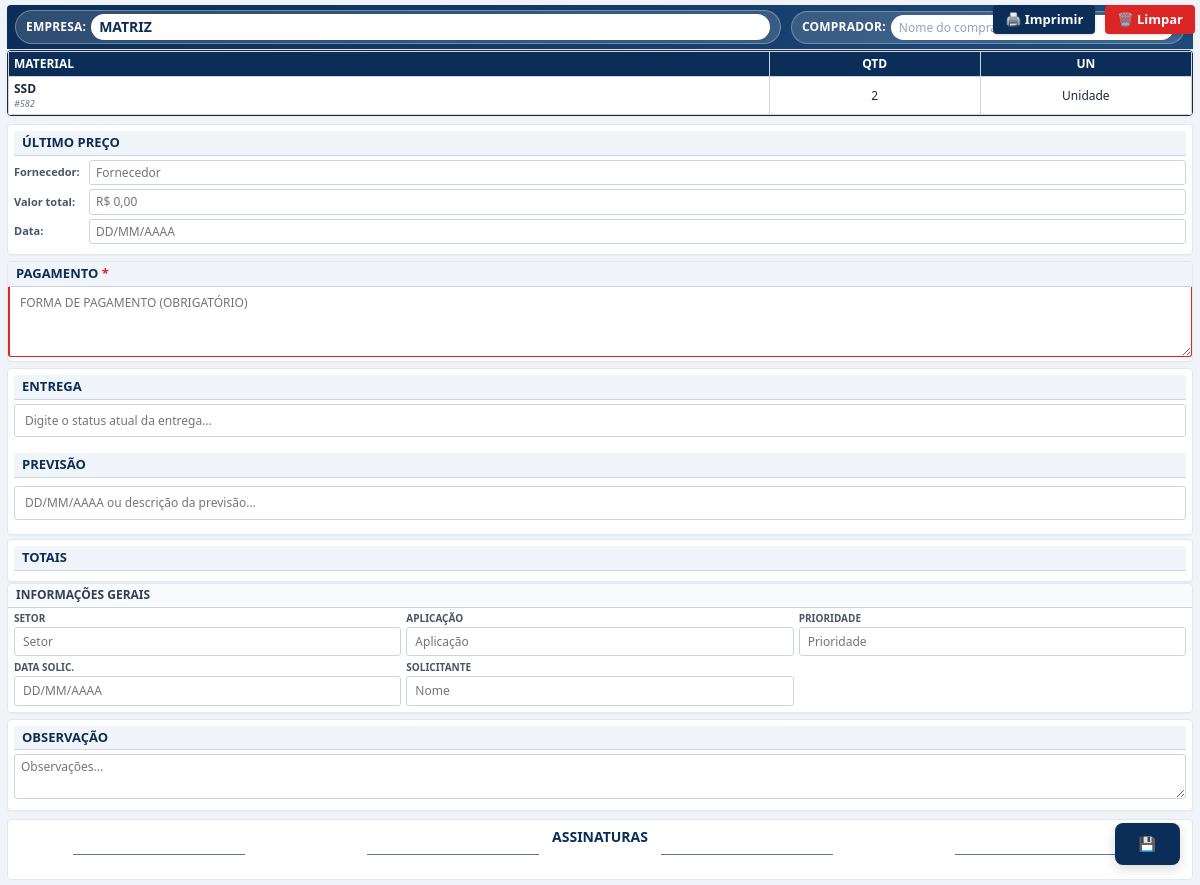
The app's page /cotacao_imprimir/582 (signed in) with its own data.
### app.py (models this page shows, shortened)
class Materiais(db.Model):
    __tablename__ = 'Materiais'
    CodMaterial = db.Column(db.Integer, primary_key=True, autoincrement=True)
    DescricaoMaterial = db.Column(db.Text, nullable=False)
    Empresa = db.Column(db.Text, nullable=False)
    Aplicacao = db.Column(db.Text, nullable=False)
    QuantidadeEstoque = db.Column(db.Integer, default=0)
    Fornecedor = db.Column(db.Text)
    NumeroNF = db.Column(db.Text)
    FatorConsumo = db.Column(db.Float, nullable=True, default=0.0)
    Ativo = db.Column(db.Boolean, default=False)

class SolicitacoesCompra(db.Model):
    __tablename__ = 'SolicitacoesCompra'
    id = db.Column(db.Integer, primary_key=True)
    cod_material = db.Column(db.Integer, db.ForeignKey('Materiais.CodMaterial'), nullable=False)
    especificacao = db.Column(db.Text, nullable=False)
    quantidade = db.Column(db.String(20), nullable=False)
    unidade_medida = db.Column(db.String(20), nullable=False, default='Unidade')
    aplicacao = db.Column(db.Text, nullable=True)  # Aplicação específica do item
    aplicacao_geral = db.Column(db.Text, nullable=True)  # NOVA COLUNA: Aplicação geral do formulário
    empresa = db.Column(db.Text, nullable=False)
    data_solicitacao = db.Column(db.DateTime, nullable=False, default=get_local_time)
    usuario = db.Column(db.Text, nullable=False)
    foto_path = db.Column(db.Text, nullable=True)
    marca = db.Column(db.Text, nullable=True)
    ativo = db.Column(db.String(3), nullable=False)
    nome_ativo = db.Column(db.Text, nullable=True)
    prioridade = db.Column(db.String(20), nullable=False, default='Programado')
    status_aprovacao = db.Column(db.String(20), nullable=True, default=None)
    observacoes_col = db.Column(db.Text, nullable=True)
    material = db.relationship('Materiais', backref='solicitacoes')
    comprador_atribuido = db.Column(db.Text, nullable=True)  # Novo campo

### app.py (the view, shortened to what this page needs)
@routes_bp.route('/cotacao_imprimir/<int:id>', methods=['GET'])
def cotacao_imprimir(id):
    if 'usuario' not in session:
        flash('Acesso não autorizado', 'error')
        return redirect(url_for('routes_bp.login'))
    grupo_ids_param = request.args.get('grupo_ids', '')
    grupo_ids = []
    solicitacoes_grupo = []
    if not solicitacoes_grupo:
        solicitacao_principal = SolicitacoesCompra.query.get_or_404(id)
        solicitacoes_grupo = [solicitacao_principal]
        grupo_ids = [id]
    preenchimentos = SolicitacoesPreenchidas.query.filter(
        SolicitacoesPreenchidas.solicitacao_id.in_(grupo_ids),
        SolicitacoesPreenchidas.status.in_(['Rascunho', 'Aguardando Aprovacao'])
    ).all()
    print(f"🔍 Total de preenchimentos encontrados: {len(preenchimentos)}")
    cotacoes_por_fornecedor = {}
    cotacoes_estruturadas = list(cotacoes_por_fornecedor.values())
    cotacoes_estruturadas.sort(key=lambda x: x['fornecedor_nome_fantasia'])
    print(f"🔍 FORNECEDORES QUE SERÃO EXIBIDOS NA IMPRESSÃO ({len(cotacoes_estruturadas)}):")
    for c in cotacoes_estruturadas:
        print(f"   - {c['fornecedor_nome_fantasia']} (ID: {c['fornecedor_id']}) - Materiais: {len(c['materiais'])}")
    if not cotacoes_estruturadas:
        cotacoes_estruturadas = [{
            'fornecedor_id': None,
            'fornecedor_nome_fantasia': '',
            'fornecedor_cnpj': '',
            'fornecedor_telefone': '',
            'valor_frete': 0,
            'prazo_entrega': '',
            'condicao_pagamento': '',
            'observacoes': '',
            'materiais': []
        }]
    todos_materiais_unicos = []
    for sol in solicitacoes_grupo:
        try:
            quantidade = float(sol.quantidade) if sol.quantidade else 0
        except (ValueError, TypeError):
            quantidade = 0
        material_completo = {
            'id': sol.id,
            'descricao': sol.material.DescricaoMaterial if sol.material else '',
            'quantidade': quantidade,
            'unidade': sol.unidade_medida or 'un',
            'especificacao': sol.especificacao or ''
        }
        todos_materiais_unicos.append(material_completo)
    todos_materiais_unicos.sort(key=lambda x: x['id'])
    return render_template(
        'cotacao_imprimir.html',
        solicitacao=solicitacoes_grupo[0],
        solicitacoes_grupo=solicitacoes_grupo,
        todos_materiais=todos_materiais_unicos,
        cotacoes_salvas=cotacoes_estruturadas,
        modo_grupo=len(solicitacoes_grupo) > 1,
        grupo_ids=','.join(str(gid) for gid in grupo_ids)
    )

### templates/cotacao_imprimir.html (shortened to what this page needs)
<!DOCTYPE html>
<html lang="pt-br">
<head>
    <link href="https://cdn.jsdelivr.net/npm/bootstrap@5.3.0/dist/css/bootstrap.min.css" rel="stylesheet">
</head>
<body>
    <div class="container">
        <div class="botoes-container">
            <button class="btn-impressao" onclick="validarEImprimir()">🖨️ Imprimir</button>
            <button class="btn-limpar" onclick="mostrarConfirmModal()">🗑️ Limpar</button>
        </div>
        <div class="top-header">
            <div class="empresa-destacado">
                <label for="empresa_top">EMPRESA:</label>
                <input type="text" id="empresa_top" placeholder="Digite o nome da empresa" value="MATRIZ">
            </div>
            <div class="comprador-destacado">
                <label for="comprador_top">COMPRADOR:</label>
            </div>
        </div>
        <div class="table-container">
            <table class="tabela-comparativa">
                <thead>
                    <tr>
                        <th class="tabela-header col-material" rowspan="2">Material</th>
                        <th class="tabela-header col-quantidade" rowspan="2">Qtd</th>
                        <th class="tabela-header col-unidade" rowspan="2">Un</th>
                    </tr>
                    <tr>
                    </tr>
                </thead>
                <tbody>
                    {% if modo_grupo %}
                        {% for solicitacao in solicitacoes_grupo %}
                        <tr class="material-row">
                            <td class="col-material">
                                <strong style="display: block; word-break: break-word; white-space: normal;">{{ solicitacao.material.DescricaoMaterial }}</strong>
                                <div class="material-id">#{{ solicitacao.id }}</div>
                            </td>
                            <td class="col-quantidade">{{ solicitacao.quantidade }}</td>
                            <td class="col-unidade">{{ solicitacao.unidade_medida | default('UN') }}</td>
                            {% for cotacao in cotacoes_salvas %}
                                {% if cotacao.fornecedor_nome_fantasia and cotacao.fornecedor_nome_fantasia != '' %}
                                    {% set material_cotacao = cotacao.materiais|selectattr("solicitacao_id", "equalto", solicitacao.id)|first %}
                                    {% if material_cotacao %}
                                        <td class="col-cotacao-unit">
                                            R$ {{ "%.2f"|format(material_cotacao.valor_unitario|float)|replace('.', ',') }}
                                        </td>
                                        <td class="col-cotacao-marca">
                                            {{ material_cotacao.marca if material_cotacao.marca else '-' }}
                                        </td>
                                        <td class="col-cotacao-total">
                                            R$ {{ "%.2f"|format(material_cotacao.valor_total|float)|replace('.', ',') }}
                                        </td>
                                    {% else %}
                                        <td class="col-cotacao-unit">-</td>
                                        <td class="col-cotacao-marca">-</td>
                                        <td class="col-cotacao-total">-</td>
                                    {% endif %}
                                {% endif %}
                            {% endfor %}
                        <tr>
                        {% endfor %}
                    {% else %}
                        <tr class="material-row">
                            <td class="col-material">
                                <strong style="display: block; word-break: break-word; white-space: normal;">{{ solicitacao.material.DescricaoMaterial }}</strong>
                                <div class="material-id">#{{ solicitacao.id }}</div>
                            </td>
                            <td class="col-quantidade">{{ solicitacao.quantidade }}</td>
                            <td class="col-unidade">{{ solicitacao.unidade_medida | default('UN') }}</td>
                        </tr>
                    {% endif %}
                </tbody>
            </table>
        </div>
        <div class="info-bottom">
            <div class="coluna-esquerda">
                <div class="ultimo-preco">
                    <h4>ÚLTIMO PREÇO</h4>
                    <div class="preco-info"><strong>Fornecedor:</strong><input type="text" class="campo-data" placeholder="Fornecedor"></div>
                    <div class="preco-info"><strong>Valor total:</strong><input type="text" class="campo-data" placeholder="R$ 0,00"></div>
                    <div class="preco-info"><strong>Data:</strong><input type="text" class="campo-data" placeholder="DD/MM/AAAA"></div>
                </div>
                <div class="fluxo-pagamento">
                    <h4><span class="required-label">PAGAMENTO</span></h4>
                    <textarea rows="2" class="campo-observacao required" id="formaPagamento" placeholder="FORMA DE PAGAMENTO (OBRIGATÓRIO)"></textarea>
                </div>
                <div class="status-entrega">
                    <h4>ENTREGA</h4>
                    <input type="text" class="campo-status" id="statusEntrega" placeholder="Digite o status atual da entrega...">
                    <h4 style="margin-top: 8px;">PREVISÃO</h4>
                    <input type="text" class="campo-previsao" id="previsaoEntrega" placeholder="DD/MM/AAAA ou descrição da previsão...">
                </div>
            </div>
            <div class="coluna-direita">
                <div class="totais-inferiores">
                    <h4>TOTAIS</h4>
                </div>
            </div>
        </div>
        <div class="info-geral" style="margin-top: 6px; padding: 6px;">
            <h3 style="background: #f8fafc; color: #334155; padding: 4px 8px; margin: -6px -6px 4px -6px; font-size: 12px; border-bottom: 1px solid #cbd5e1;">
                INFORMAÇÕES GERAIS
            </h3>
            <div class="info-grid">
                <div class="info-item">
                    <div class="info-label">SETOR</div>
                    <input type="text" class="info-value-editable" placeholder="Setor">
                </div>
                <div class="info-item">
                    <div class="info-label">APLICAÇÃO</div>
                    <input type="text" class="info-value-editable" placeholder="Aplicação">
                </div>
                <div class="info-item">
                    <div class="info-label">PRIORIDADE</div>
                    <input type="text" class="info-value-editable" placeholder="Prioridade">
                </div>
                <div class="info-item">
                    <div class="info-label">DATA SOLIC.</div>
                    <input type="text" class="info-value-editable" placeholder="DD/MM/AAAA">
                </div>
                <div class="info-item">
                    <div class="info-label">SOLICITANTE</div>
                    <input type="text" class="info-value-editable" placeholder="Nome">
                </div>
            </div>
        </div>
        <div class="observacao-comprador" style="margin-top: 6px;">
            <h4>OBSERVAÇÃO</h4>
            <textarea class="campo-observacao" rows="2" placeholder="Observações..."></textarea>
        </div>
        <div class="footer">
            <div style="font-size:14px; font-weight:700; color:#0B2E59; margin-bottom:8px;">ASSINATURAS</div>
            <div class="assinaturas">
                <div class="assinatura"><div class="linha-assinatura"></div><p></p></div>
                <div class="assinatura"><div class="linha-assinatura"></div><p></p></div>
                <div class="assinatura"><div class="linha-assinatura"></div><p></p></div>
                <div class="assinatura"><div class="linha-assinatura"></div><p></p></div>
            </div>
        </div>
    </div>
</body>
</html>

### records on screen
Materiais: material.DescricaoMaterial "SSD"
SolicitacoesCompra: id "582", quantidade "2", unidade_medida "Unidade"
